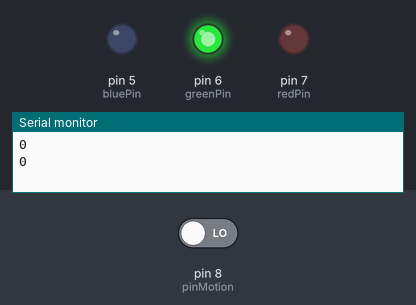
The sketch below on a simulated Arduino Uno, built with avr-gcc and run on an emulated ATmega328P. On the bench: output pins drawn as LEDs (lit = HIGH), the last lines printed to the serial monitor. Inputs (shaded band) come from the test bench; at power-on: pin 8 (pinMotion) LOW.

Above: at 1.8 s.
1.9 s: pin 8 (pinMotion) driven HIGH
At 2.6 s:
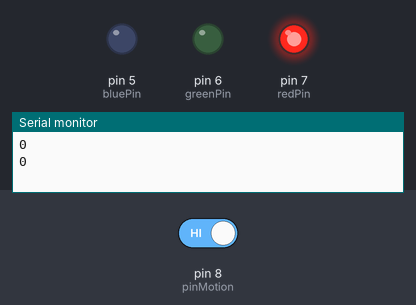
4.9 s: pin 8 (pinMotion) driven LOW
At 5.9 s:
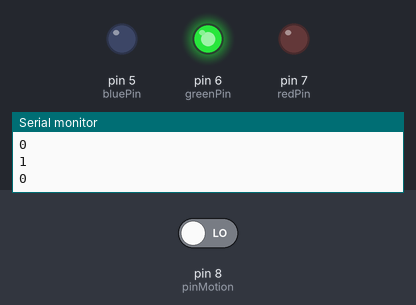
Timing chart, 0 to 7.9 s (numbered marks = the images above; inputs shaded):
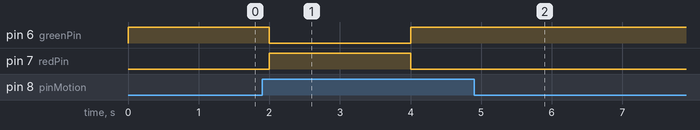

Measured:
- after the input at 1.9 s, pin 6 (greenPin): HIGH → LOW after 0.10 s, → HIGH 2.0 s later; pin 7 (redPin): LOW → HIGH after 0.10 s, → LOW 2.0 s later
- after the input at 4.9 s, pin 6 (greenPin): stops changing and stays HIGH; pin 7 (redPin): stops changing and stays LOW

The sketch:

hangar_led.ino
```cpp
// hangar_led.ino
// This monitors the motion output from the motion device
// When it detects a high signal, it will turn on the LED

int redPin= 7;
int greenPin = 6;
int bluePin = 5;
int pinMotion = 8;

void setup() {

  Serial.begin(115200);

  pinMode(redPin, OUTPUT);
  pinMode(greenPin, OUTPUT);
  pinMode(bluePin, OUTPUT);
  pinMode(pinMotion, INPUT);
}

void loop() {
  int motion_signal;

  Serial.println(digitalRead(pinMotion));

  //Set default color GREEN
  setColor(0, 255, 0); // Green Color
  delay(1000);

  motion_signal = digitalRead(pinMotion);

  if (motion_signal == HIGH) {
    //setColor(255, 255, 0); // Yellow Color
    //delay(1000);

    setColor(255, 0, 0); // Red Color
    delay(2000);
  }

}

void setColor(int redValue, int greenValue, int blueValue) {
  analogWrite(redPin, redValue);
  analogWrite(greenPin, greenValue);
  analogWrite(bluePin, blueValue);
}
```
